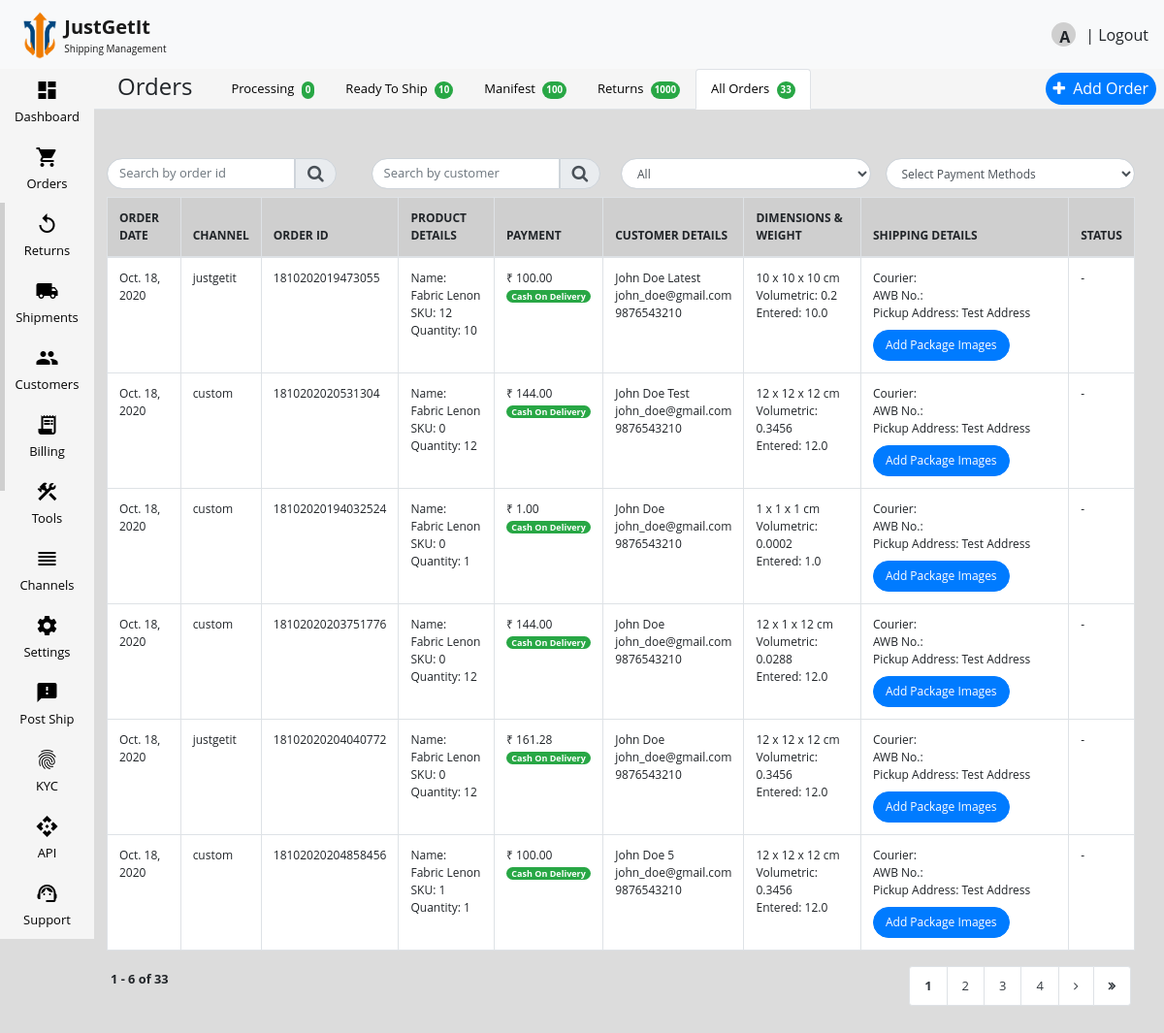
The app's page /ship/orders/, older data.
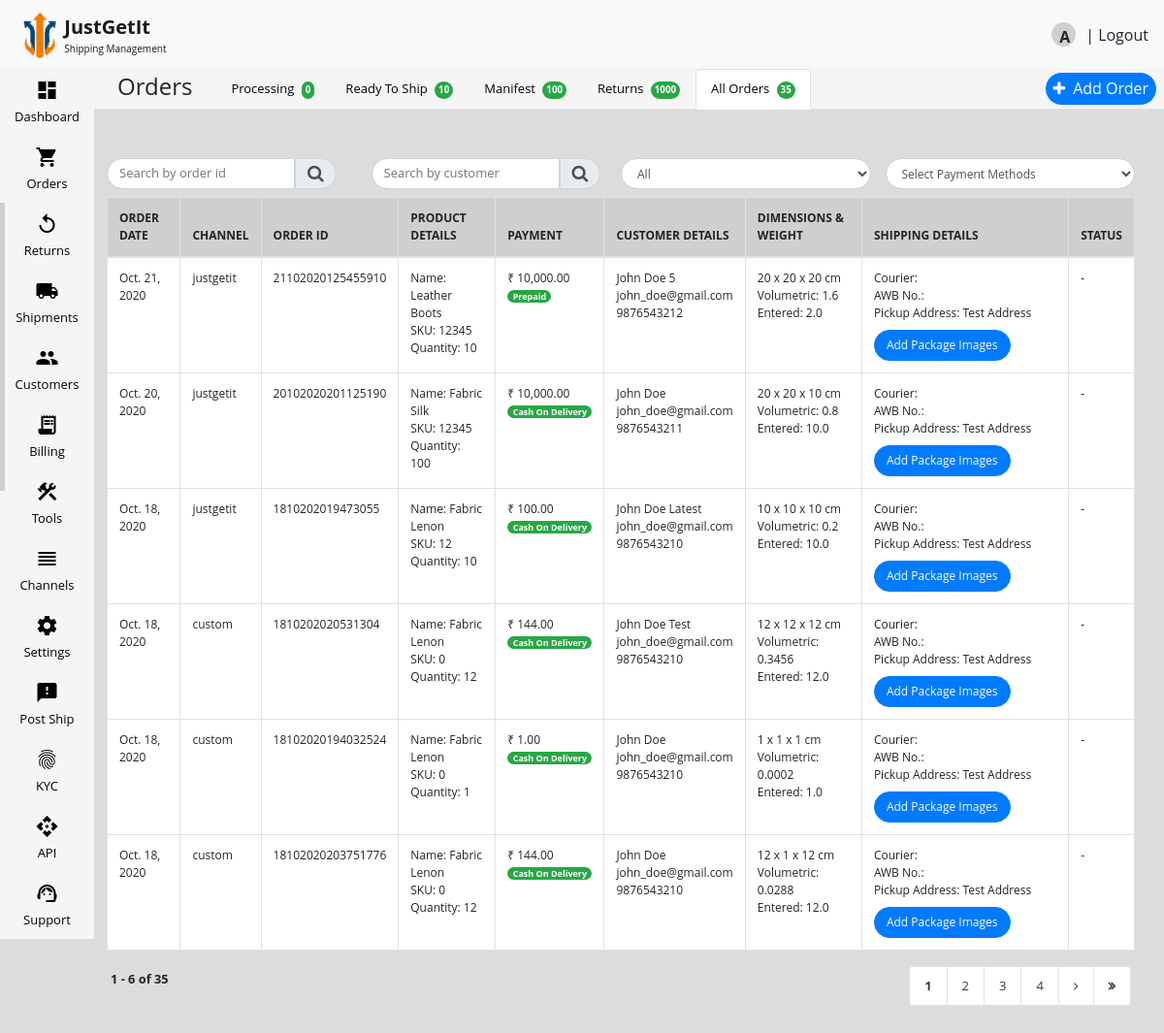
The same page, newer data.
### jgiship/models.py (models this page shows, shortened)
class Order(models.Model):
    id = models.IntegerField(primary_key=True)
    buyer = models.ForeignKey(Buyer, on_delete=models.DO_NOTHING, null=True, blank=True, related_name='buyer_order')
    order_date = models.DateField()
    order_channel = models.CharField(max_length=40)

class Product(models.Model):
    order = models.ForeignKey(Order, on_delete=models.CASCADE,  related_name='product_order')
    product_name = models.CharField(max_length=20)
    sku = models.IntegerField(null=True, blank=True)
    quantity = models.IntegerField()
    unit_price = models.FloatField()
    tax_rate = models.FloatField(null=True, blank=True)
    hsn = models.IntegerField(null=True, blank=True)
    discount = models.FloatField(null=True, blank=True)
    product_category = models.CharField(max_length=30, null=True, blank=True)
    payment_method = models.CharField(max_length=10)
    sub_total = models.FloatField()
    shipping_charge = models.FloatField(null=True, blank=True)
    giftwrap_charge = models.FloatField(null=True, blank=True)
    transaction_charge = models.FloatField(null=True, blank=True)
    extra_discount = models.FloatField(null=True, blank=True)
    total = models.CharField(max_length=20)

class Buyer(models.Model):
    user = models.ForeignKey(User, on_delete=models.DO_NOTHING)
    buyer_name = models.CharField(max_length=100)
    phone_number = models.IntegerField()
    alternate_phone_number = models.IntegerField(default=0, null=True, blank=True)
    email_id = models.EmailField(max_length=100)
    address_line1 = models.CharField(max_length=1000)
    address_line2 = models.CharField(max_length=1000)
    pincode = models.IntegerField()
    city = models.CharField(max_length=30)
    state = models.CharField(max_length=30)
    country = models.CharField(max_length=20)
    company_name = models.CharField(max_length=30, null=True, blank=True)
    same_billing_address = models.BooleanField(default=True)
    billing_buyer_name  = models.CharField(max_length=100)
    billing_phone_number = models.IntegerField()
    billing_email_id = models.EmailField(max_length=100)
    billing_address_line1 = models.CharField(max_length=1000)
    billing_address_line2 = models.CharField(max_length=1000)
    billing_pincode = models.IntegerField()
    billing_city = models.CharField(max_length=30)
    billing_state = models.CharField(max_length=30)
    billing_country = models.CharField(max_length=20)

class PackageMetrics(models.Model):
    order = models.ForeignKey(Order, on_delete=models.CASCADE, related_name='package_metrics_order')
    weight = models.FloatField()
    length = models.FloatField()
    width = models.FloatField()
    height = models.FloatField()
    volumetric_weight = models.CharField(max_length=20)
    package_id = models.CharField(max_length=10)

class SelectedAddress(models.Model):
    address = models.ForeignKey(PickupAddress, on_delete=models.CASCADE, related_name='pickupaddress')
    is_supplier_address = models.BooleanField(default=False)

class PickupAddress(models.Model):
    user = models.ForeignKey(User, on_delete=models.CASCADE, related_name='pickupaddress_order')
    address_nickname = models.CharField(max_length=20)
    contact_name = models.CharField(max_length=30)
    phone_number = models.IntegerField()
    address_line1 = models.CharField(max_length=1000)
    address_line2 = models.CharField(max_length=1000)
    pincode = models.IntegerField()
    city = models.CharField(max_length=20)
    state = models.CharField(max_length=30)
    email = models.EmailField(max_length=50)

### jgiship/views.py (the view)
# urls.py: path('orders/', views.orders, name='orders')
def orders(request):
    if 'phone_number' in request.GET and request.GET['phone_number']:
        phone_number = request.GET['phone_number']
        buyer_list = Buyer.objects.filter(phone_number=phone_number)
        buyer_id_list = []
        buyer_id_list.append(buyer_list)
        order_list = Order.objects.filter(buyer__in=buyer_id_list[0]).order_by('-order_date')
    elif 'payment_method' in request.GET and request.GET['payment_method']:
        payment_method = request.GET['payment_method']
        product_list = Product.objects.filter(payment_method=payment_method)
        payment_id_list = []
        payment_id_list.append(product_list)
        order_list = Order.objects.filter(product_order__in=payment_id_list[0]).order_by('-order_date')
    elif 'date_filter' in request.GET and request.GET['date_filter']:
        counter = request.GET['date_filter']
        date_filter = datetime.now() - timedelta(days=int(counter))
        order_list = Order.objects.filter(order_date__gte=date_filter).order_by('-order_date')
    else:
        order_list = Order.objects.all().order_by('-order_date')
    filter = OrderIdFilter(request.GET, queryset=order_list)
    order_filter = OrderIdFilter(request.GET, queryset=order_list).qs
    paginator = Paginator(order_filter, 6)
    page = request.GET.get('page')
    try:
        response = paginator.page(page)
    except PageNotAnInteger:
        response = paginator.page(1)
    except EmptyPage:
        response = paginator.page(paginator.num_pages)
    first_item_number = 6 * (response.number - 1) + 1
    context = {'title': 'Previous Orders',
                'process_order_active': False,
                'generate_pickup_page': False,
                'manifest_page': False,
                'order_id_filter': filter,
                'orders_page': True,
                'order_list':response,
                'page_size': 6,
                'first_item_number': first_item_number
                }
    return render(request, 'jgiship/orders.html', context)

### jgiship/templates/jgiship/orders.html (shortened to what the changed rows need)
{% extends 'jgiship/base.html' %}
{% load mathfilters %}
{% load humanize %}
{% block content %}
<table id="orders_table" class="table table-bordered bg-white font-12">
    <thead>
    <tr class="bg-grey">
        <th>ORDER DATE</th>
        <th>CHANNEL</th>
        <th>ORDER ID</th>
        <th>PRODUCT DETAILS</th>
        <th>PAYMENT</th>
        <th>CUSTOMER DETAILS</th>
        <th>DIMENSIONS & WEIGHT</th>
        <th>SHIPPING DETAILS</th>
        <th>STATUS</th>
    </tr>
    </thead>
    <tbody>
    {% for order in order_list %}
    <tr>
        <td>{{order.order_date}}</td>
        <td>{{order.order_channel}}</td>
        <td>{{order.id}}</td>
        {% for product in order.product_order.all %}
        <td>
            Name: {{product.product_name}}<br>
            SKU: {{product.sku}}<br>
            Quantity: {{product.quantity}}
        </td>
        <td>
            ₹ {{product.total|floatformat:2|intcomma}}<br>
            <span class="badge bg-success text-white badge-pill">
                {% if product.payment_method == 'cod' %}Cash On Delivery{% else %}Prepaid{% endif %}
            </span>
        </td>
        {% empty %}
        <td class="text-center">-</td>
        {% endfor %}
        <td>
            {{order.buyer.buyer_name}}<br>
            {{order.buyer.email_id}}<br>
            {{order.buyer.phone_number}}
        </td>
        {% for package in order.package_metrics_order.all %}
        <td>
            {{package.length|floatformat:0}} x {{package.width|floatformat:0}} x {{package.height|floatformat:0}} cm<br>
            Volumetric: {{package.volumetric_weight}}<br>
            Entered: {{package.weight}}
        </td>
        {% empty %}
        <td class="text-center">-</td>
        {% endfor %}
        {% for address_list in order.buyer.user.pickupaddress_order.all %}
        {% for selected_address in address_list.pickupaddress.all %}
        {% if selected_address.is_supplier_address == True %}
        <td>
            Courier: <br>
            AWB No.: <br>
            Pickup Address: {{selected_address.address.address_nickname}}
            <input type="button" class="btn btn-primary font-12 border-radius-30px mt-2" value="Add Package Images">
        </td>
        {% endif %}
        {% endfor %}
        {% endfor %}
        <td>-</td>
    </tr>
    {% empty %}
    <tr class="text-center">
        <td colspan="9" class="py-5">No Order Data Available</td>
    </tr>
    {% endfor %}
    </tbody>
</table>
<div class="row mx-1">
    <div class="col-md-6 pl-0 mb-2">
        <b>
            {% if order_list.paginator.count > 0 %}
            <small class="font-bold">
                {{ first_item_number }}
                -
                {% if page_size|mul:order_list.number > order_list.paginator.count %}
                {{ order_list.paginator.count }}
                {% else %}
                {{ page_size|mul:order_list.number }}
                {% endif %}
                of
                {{ order_list.paginator.count }}
            </small>
            {% endif %}
        </b>
    </div>
    <div class="col-md-6 pr-0">
        <nav class="float-right">
            {% if order_list.paginator.count > page_size and order_list.paginator.count > 0 %}
            <ul class="pagination pagination-sm">
                {% for page in order_list.paginator.page_range %}
                {% if page == order_list.number %}
                <li class="page-item disabled">
                    <a class="page-link text-dark bg-custom font-bold" href="#">
                        {{ page }}
                    </a>
                </li>
                {% elif page <= order_list.number|add:3 and page >= order_list.number|add:-3 %}
                <li class="page-item"><a class="page-link text-dark" href="?page={{ page }}">{{ page }}</a>
                </li>
                {% endif %}
                {% endfor %}
            </ul>
            {% endif %}
        </nav>
    </div>
</div>
{% endblock %}

Row changes from the older to the newer data that the page shows:
no longer on this page (row unchanged): Order: order_date "Oct. 18, 2020", order_channel "justgetit", id "18102020204040772", buyer.buyer_name "John Doe", buyer.email_id "john_doe@gmail.com", buyer.phone_number "9876543210", SelectedAddress (address.address_nickname "Test Address")
no longer on this page (row unchanged): Product: product_name "Fabric Lenon", sku "0", quantity "12", total "161.28", payment_method "Cash On Delivery", shown under "Oct. 18, 2020"
no longer on this page (row unchanged): PackageMetrics: length "12", width "12", height "12", volumetric_weight "0.3456", weight "12.0", shown under "Oct. 18, 2020"
no longer on this page (row unchanged): Order: order_date "Oct. 18, 2020", order_channel "custom", id "18102020204858456", buyer.buyer_name "John Doe 5", buyer.email_id "john_doe@gmail.com", buyer.phone_number "9876543210", SelectedAddress (address.address_nickname "Test Address")
no longer on this page (row unchanged): Product: product_name "Fabric Lenon", sku "1", quantity "1", total "100.00", payment_method "Cash On Delivery", shown under "Oct. 18, 2020"
no longer on this page (row unchanged): PackageMetrics: length "12", width "12", height "12", volumetric_weight "0.3456", weight "12.0", shown under "Oct. 18, 2020"
added Order: order_date "Oct. 21, 2020", order_channel "justgetit", id "21102020125455910", buyer.buyer_name "John Doe 5", buyer.email_id "john_doe@gmail.com", buyer.phone_number "9876543212", SelectedAddress (address.address_nickname "Test Address")
added Product: product_name "Leather Boots", sku "12345", quantity "10", total "10,000.00", payment_method "Prepaid", shown under "Oct. 21, 2020"
added PackageMetrics: length "20", width "20", height "20", volumetric_weight "1.6", weight "2.0", shown under "Oct. 21, 2020"
added Order: order_date "Oct. 20, 2020", order_channel "justgetit", id "20102020201125190", buyer.buyer_name "John Doe", buyer.email_id "john_doe@gmail.com", buyer.phone_number "9876543211", SelectedAddress (address.address_nickname "Test Address")
added Product: product_name "Fabric Silk", sku "12345", quantity "100", total "10,000.00", payment_method "Cash On Delivery", shown under "Oct. 20, 2020"
added PackageMetrics: length "20", width "20", height "10", volumetric_weight "0.8", weight "10.0", shown under "Oct. 20, 2020"
Text that changed along with them:
{{ order_list.paginator.count }}: "33" → "35"
